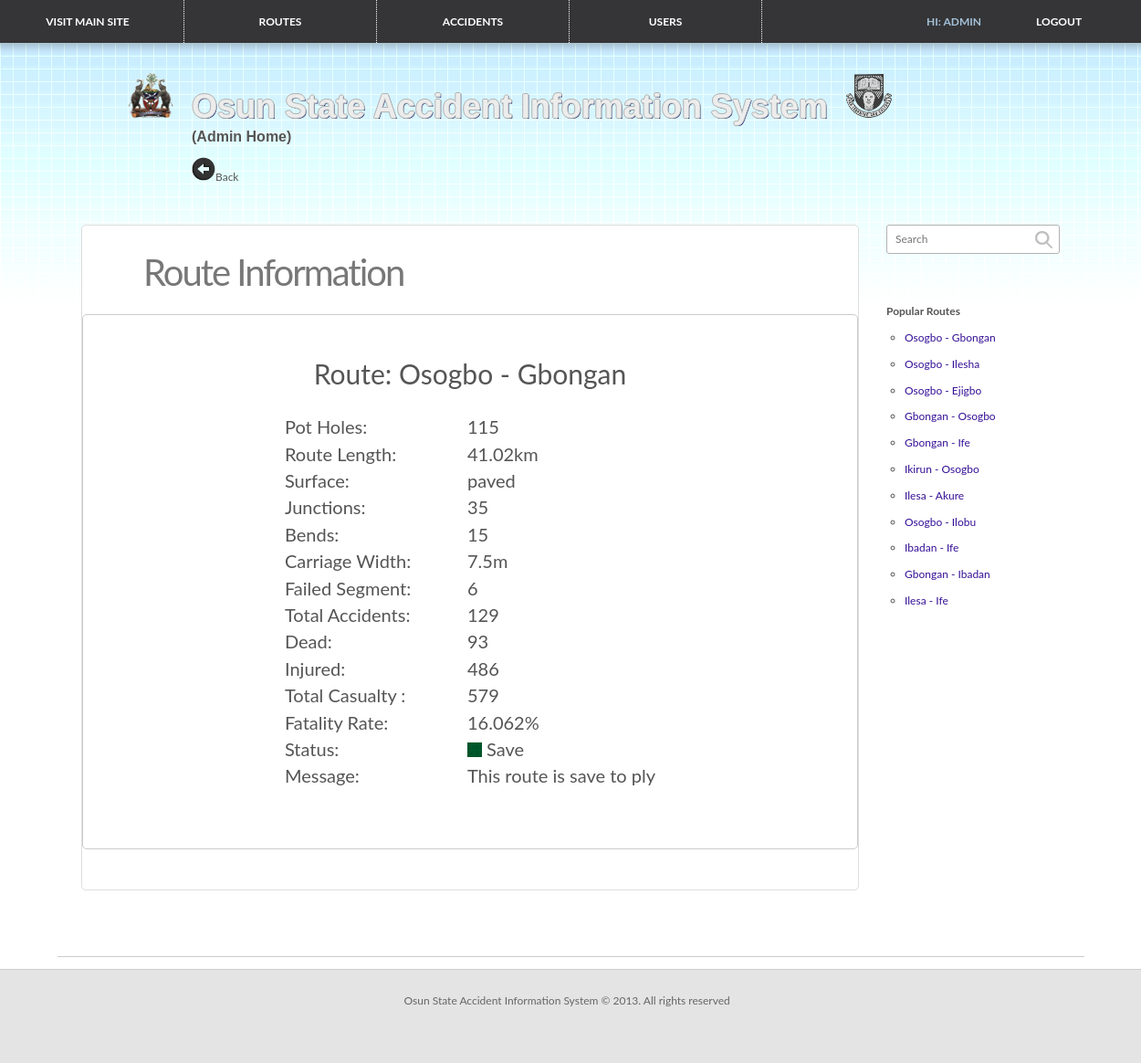
Screenshot of /admin/info.php?id=1 (signed in) with the database file from the repository.
### tables this page shows
CREATE TABLE `routes` (
  `route_id` int(10) NOT NULL auto_increment,
  `route_name` varchar(50) NOT NULL,
  `pot_holes` int(10) NOT NULL,
  `route_length` double NOT NULL,
  `carriage_width` double NOT NULL,
  `surface` varchar(20) NOT NULL,
  `junctions` int(10) NOT NULL,
  `bends` int(10) NOT NULL,
  `failed_segment` int(10) NOT NULL,
  `state` varchar(50) NOT NULL,
  `fatality_rate` double default '0',
  `fatality_density` double default '0',
  `casualty_density` double default '0',
  `total_accidents` int(11) NOT NULL default '0',
  `dead` int(5) NOT NULL default '0',
  `injured` int(5) NOT NULL default '0',
  `casualty` int(5) NOT NULL default '0',
  PRIMARY KEY  (`route_id`)
);

### model/mysql.php (called while the page is built, shortened)
<?php
final class mysql {
	public function __construct() {
		if (!$this->handle = mysql_connect(SERVER, USERNAME, PASSWORD)) {
      		exit('Error: Could not establish  connection to database using ' . USERNAME . '@' . SERVER);
    	}
  	}
  	private function query($sql) {
	$result=array();
	$resource=mysql_query($sql);
	if(@mysql_num_rows($resource)>0){
	 while($value=mysql_fetch_assoc($resource)){
	 $result[]=$value;
	 }
	 return $result;
	 }
	else return NULL;
  	}
	function loadRoute($id){
	$sql="SELECT * FROM routes WHERE route_id='$id'";
	return $this->query($sql);
	}
	function loadRoutes(){
	$sql="SELECT * FROM routes";
	return $this->query($sql);
	}
}
?>

### admin/info.php (the view, shortened to what this page needs)
<?php
if(!($id=$_GET['id'])){
header('location:index.php');
}
include '../model/mysql.php';
$main=new mysql();
if(!($route=$main->loadRoute($id))){
header('location:index.php');
}
$routes=$main->loadRoutes();
$route= $route[0];
?>
<!DOCTYPE html>
<html >
<head>
        <link href="../css/css" rel="stylesheet" type="text/css">
<link href="css/css" rel="stylesheet" type="text/css">
        <link rel="stylesheet" href="../css/flick/jquery-ui-1.8.16.custom.css" type="text/css" />
                <link href="../css/style.css" media="all" rel="stylesheet" type="text/css">
<link href="../font/stylesheet.css" rel="stylesheet" type="text/css" />
<link href="../css/styles.css" rel="stylesheet" type="text/css" />
</head>
<body >
 <div id="main-wrapper" style="padding-top: 47px; background: url('img/bg.png') repeat-x">
 <div id="main-wrapper-header">
    <header class="main-header">
    <div class="container-fluid">
 <nav class="main-nav" style="float:none">
   <ul>
     <li>
                                <a href="../index.php" fsource="loggedin_Buyer_home" style="color:#FFF; border-left:1px dotted  #fff; width:150px; margin-left:-40px" ><center>Visit Main Site</center></a>                            </li>
<li class="js-top-menu-sales">
<a href="index.php" fsource="loggedin_Seller_ManageSales" style="color: #FFF; border-left:1px dotted  #fff; width:150px">
<center>Routes</center></a>                                </li>
<li class="js-top-menu-sales"><a href="accidents.php" fsource="loggedin_Seller_ManageSales" style=" border-left:1px dotted  #fff; border-right:1px dotted  #fff; color:#FFF; width:150px"><center> Accidents  </center>
<li class="js-top-menu-sales"><a href="users.php" fsource="loggedin_Seller_ManageSales" style=" border-right:1px dotted  #fff; color:#FFF; width:150px"><center> Users  </center>                                     </li></a>
<li><a href="" style="color: #A4C1D9; margin-left:150px">     <center> Hi: <?php echo $_SESSION['admin'][0]['username'] ?></center> </a>                            </li>
                             <li> <a href="logout.php" style="color: #fff; ">     <center> Logout                             </center> </a>                            </li>
                      </ul></nav></center>
    </div>
                </header>
</div>
<div class="main-content" style=" background: url('../img/bg.png') repeat-x" >
<div class="db-container container-fluid" style=" background: url('img/bg.png') repeat-x" ><br/><br/>
<div class="span7" style="margin-left:110px" >
			<div class="visible-desktop" id="icon">
				<img src="../img/icon.png" style="width:50px; height:50px; margin-top:4px" />
			</div>
			<div id="app-name">
				<h1 style="font-size:36px; margin-top:-15px " >Osun State Accident Information System&nbsp;&nbsp;<img src="../img/logo.png" width="50px" height="48px" />
                                              </h1><br/>
                <h2 style="font-size:16px">(Admin Home)</h2><br/>
    <div style=""><img  onClick="history.back()" src="../images/arrow-top.png">Back</div>
    <br/>
 </div>
            </div>
            <br/><br/>
                        <div class="row-fluid" style="width:1300px; padding-right:0px">
                            <div class="span12">
                            <aside class="db-sidebar">
                              <div class="db-sidebar-inner">
                                        <div class="db-search hint--left cf" data-hint="Search">
                                        <form name="search" action="" >
                                            <input id="query" name="query" type="search" value=""  placeholder="Search">
                                            <input type="image" src="../images/btn-search-icon.png" alt="Go" class="btn-search" style="cursor: default !important;"><br/>
                                       </form> </div>
                                  <nav class="db-na"><br/><br/><br/>
                                  <p><b>Popular Routes</b></p><br/>
                                            <ol style="list-style:circle; padding-left:20px">
                                            <?php $i=0; foreach($routes as $rt){ if($i<12){ ?>
                                                <li ><a href="<?php echo "accident_info.php?id=".$rt['route_id']; ?>" fsource="loggedin_Inbox"><?php echo $rt['route_name'] ?></a></li><br/>
                                               <?php $i++; }} ?>
                                            </ol>
                                </nav>
                                  </div>
                          </aside>
                                <section class="db-content db-content-conversation-detail">
                                    <header class="db-header header-nobot cf">
                                        <h1 class="with-thumb">Route Information</h1>
                                    </header>
<div class="db-tabs-wrapper">
<center><div id="info" style="width:620px; font-size:20px; "><br/><br/><br/><br/>
					<p style="font-size:30px"><span>Route: <?php echo $route['route_name'] ?> </span></p><br/><br/><br/>
                    <table>
                    <tr ><td style="width:200px"><p style="margin-bottom:15px">Pot Holes:</p></td><td><p><?php echo $route['pot_holes'] ?></p></td></tr>
                    <tr> <td style="width:200px"><p style="margin-bottom:15px">Route Length:</p></td><td><p><?php echo $route['route_length'] ?>km</p></td></tr>
                     <tr ><td style="width:200px"><p style="margin-bottom:15px">Surface:</p></td><td><p><?php echo $route['surface'] ?></p></td></tr>
                    <tr ><td style="width:200px"><p style="margin-bottom:15px">Junctions:</p></td><td><p><?php echo $route['junctions'] ?></p></td></tr>
                    <tr ><td style="width:200px"><p style="margin-bottom:15px">Bends:</p></td><td><p><?php echo $route['bends'] ?></p></td></tr>
                     <tr ><td style="width:200px"><p style="margin-bottom:15px" >Carriage Width:</p></td><td><p><?php echo $route['carriage_width'] ?>m</p></td></tr>
                     <tr ><td style="width:200px"><p style="margin-bottom:15px">Failed Segment:</p></td><td><p><?php echo $route['failed_segment'] ?></p></td></tr>
                     <tr ><td style="width:200px"><p style="margin-bottom:15px">Total Accidents:</p></td><td><p><?php echo $route['total_accidents'] ?></p></td></tr>
                     <tr ><td style="width:200px"><p style="margin-bottom:15px">Dead:</p></td><td><p><?php echo $route['dead'] ?></p></tr>
                     <tr ><td style="width:200px"><p style="margin-bottom:15px">Injured:</p></td><td><p><?php echo $route['injured'] ?></p></tr>
                     <tr ><td style="width:200px"><p style="margin-bottom:15px">Total Casualty :</p></td><td><p><?php echo $route['casualty'] ?></p></tr>
                     <tr ><td style="width:200px"><p style="margin-bottom:15px">Fatality Rate:</p></td><td><p><?php echo round($route['fatality_rate'],3) ?>%</p></td></tr>
                     <tr ><td style="width:200px"><p style="margin-bottom:15px">Status:</p></td><td><p><?php echo ($route['fatality_rate']<31)?'<img src="../images/green.png" id="status"  />&nbsp;Save':(($route['fatality_rate']>=31 && $route['fatality_rate']<61)?'<img src="../images/yellow.png"  />&nbsp;Fair':'<img src="../images/red.png"  />&nbsp;Poor'); ?></p></tr>
                   <tr ><td style="width:200px"><p style="margin-bottom:15px">Message:</p></td><td><p><?php echo ($route['fatality_rate']<31)?'This route is save to ply':(($route['fatality_rate']>=31 && $route['fatality_rate']<61)?'This route is fairly save to ply ':'This route is dangerous to ply'); ?></p></tr>
                    </table>
					<p></p></div></center><br/><br/><br/><br/>
</div> <br/><br/><br/>
 </section>
</div>
</div>
</div>
 </div>
 <?php include '../footer.php' ?>
 </div>
</body></html>

### css/styles.css (style rules this page uses)
body { background: url('../img/bg.png') repeat-x; background-color: #fff; }
h1, h2, h3, h4, h5, h6 { text-shadow: white 0.02em 0.02em; font-family: 'QlassikBold', sans-serif; }
h2 { font-size: 2.3em; }
#icon { position: relative; float: left; margin-right: 20px; }
#app-name { position: relative; float: left; margin-top: 20px; margin-right: 20px; max-width:900px; }
#app-name h1 { font-size: 5.5em; font-size: 5.5em; color: #ECECEC; text-shadow: -1px 0 #B3B3B3, 0 1px #B3B3B3, 1px 0 #B3B3B3, 0 -1px #B3B3B3, #020763 0.03em 0.03em; }
.span7 { width:1100px; }

### admin/info.php (style rules this page uses)
body { background: url('../img/bg.png') repeat-x; }

### rows the page displays
routes: route_name "Osogbo - Gbongan", pot_holes "115", route_length "41.02", surface "paved", junctions "35", bends "15", carriage_width "7.5", failed_segment "6", total_accidents "129", dead "93", injured "486", casualty "579", fatality_rate "16.062"
routes: route_name "Osogbo - Ilesha"
routes: route_name "Osogbo - Ejigbo"
routes: route_name "Gbongan - Osogbo"
routes: route_name "Gbongan - Ife"
routes: route_name "Ikirun - Osogbo"
routes: route_name "Ilesa - Akure"
routes: route_name "Osogbo - Ilobu"
routes: route_name "Ibadan - Ife"
routes: route_name "Gbongan - Ibadan"
routes: route_name "Ilesa - Ife"

### other values shown
$_SESSION['admin'][0]['username'] "ADMIN"
